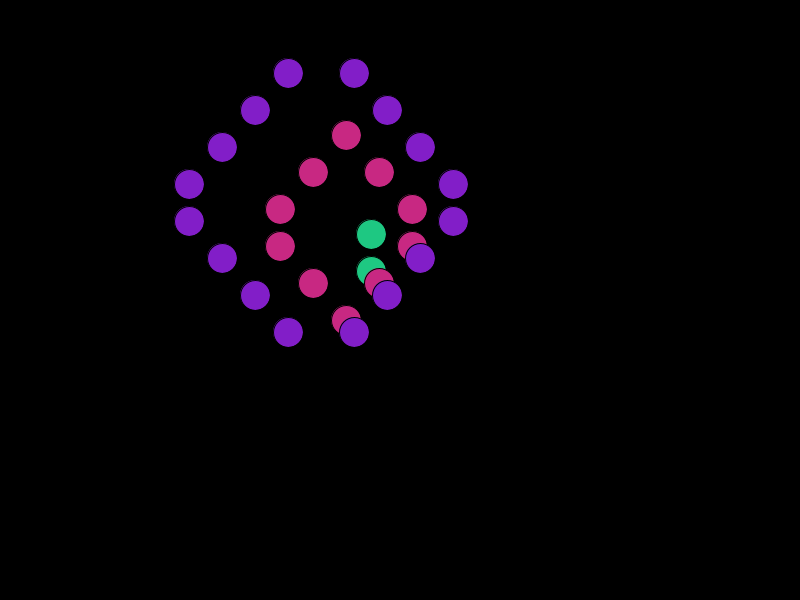
Frame 1 (no input)
Frame 60 (the mouse pressed at the canvas centre just before this capture): identical to frame 1, image omitted
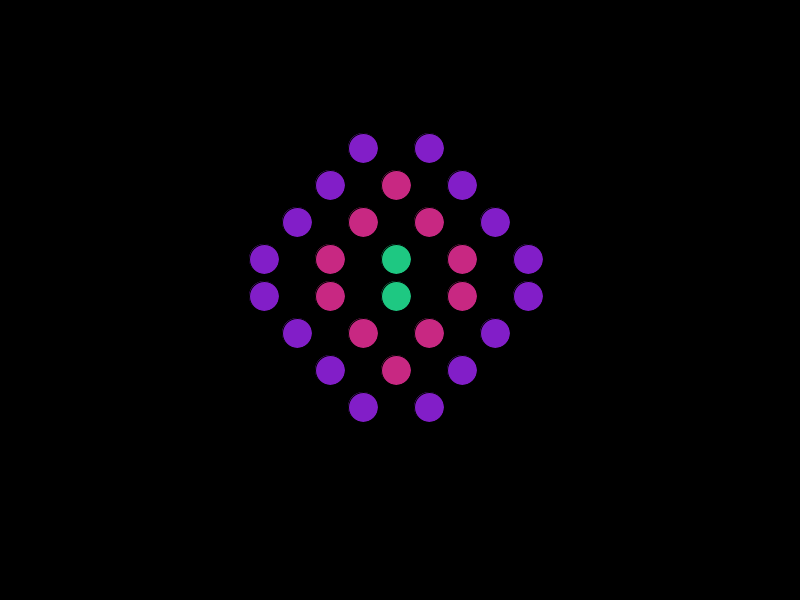
Frame 120 (the mouse held since frame 60 and released just before this capture)

The Processing sketch that drew these frames (run headless with seeded random() and noise(); from frame 60 on, the mouse is pressed at the canvas centre):

// Processing sketch: processing_99146
// ── processing_99146.pde

void setup() {
  size(800, 600);
  background(0); 
}

void draw() { 
  background(0); 
  ellipseMode(CENTER);
  
  float bx = map (mouseX, 0, width, -25, 25);
  float by = map (mouseY, 0, height, -25, 25);
  float cx = map (mouseX, 0, width, 0, 255);
  float cy = map (mouseY, 0, height, 0, 255);
   
   fill(130,30,200);
   ellipse(((width/12)*4)+bx*3,((height/16)*7)+by*3,30,30);
   fill(200,40,130);
   ellipse(((width/12)*5)+bx*2,((height/16)*7)+by*2,30,30);
   fill(30,200,130);
   ellipse(((width/12)*6)+bx,((height/16)*7)+by,30,30);
   fill(200,40,130);
   ellipse(((width/12)*7)+bx*2,((height/16)*7)+by*2,30,30);
   fill(130,30,200);
   ellipse(((width/12)*8)+bx*3,((height/16)*7)+by*3,30,30);
   fill(130,30,200);
   ellipse(((width/12)*4)+bx*3,((height/16)*8)+by*3,30,30);
   fill(200,40,130);
   ellipse(((width/12)*5)+bx*2,((height/16)*8)+by*2,30,30);
    fill(30,200,130);
   ellipse(((width/12)*6)+bx,((height/16)*8)+by,30,30);
   fill(200,40,130);
   ellipse(((width/12)*7)+bx*2,((height/16)*8)+by*2,30,30);
   fill(130,30,200);
   ellipse(((width/12)*8)+bx*3,((height/16)*8)+by*3,30,30);
  
    fill(130,30,200);
    ellipse(((width/12)*4.5)+bx*3,((height/16)*6)+by*3,30,30);
    fill(200,40,130);
    ellipse(((width/12)*5.5)+bx*2,((height/16)*6)+by*2,30,30);
    ellipse(((width/12)*6.5)+bx*2,((height/16)*6)+by*2,30,30);
    fill(130,30,200);
    ellipse(((width/12)*7.5)+bx*3,((height/16)*6)+by*3,30,30);
    
    fill(130,30,200);
    ellipse(((width/12)*4.5)+bx*3,((height/16)*9)+by*3,30,30);
    fill(200,40,130);
    ellipse(((width/12)*5.5)+bx*2,((height/16)*9)+by*2,30,30);
    ellipse(((width/12)*6.5)+bx*2,((height/16)*9)+by*2,30,30);
    fill(130,30,200);
    ellipse(((width/12)*7.5)+bx*3,((height/16)*9)+by*3,30,30);
    fill(130,30,200);
    ellipse(((width/12)*5)+bx*3,((height/16)*10)+by*3,30,30);
    fill(200,40,130);
    ellipse(((width/12)*6)+bx*2,((height/16)*10)+by*2,30,30);
    fill(130,30,200);
    ellipse(((width/12)*7)+bx*3,((height/16)*10)+by*3,30,30);
    fill(130,30,200);
    ellipse(((width/12)*5)+bx*3,((height/16)*5)+by*3,30,30);
    fill(200,40,130);
    ellipse(((width/12)*6)+bx*2,((height/16)*5)+by*2,30,30);
    fill(130,30,200);
    ellipse(((width/12)*7)+bx*3,((height/16)*5)+by*3,30,30);
fill(130,30,200);
    ellipse(((width/12)*5.5)+bx*3,((height/16)*4)+by*3,30,30);
    ellipse(((width/12)*6.5)+bx*3,((height/16)*4)+by*3,30,30);
    fill(130,30,200);
    ellipse(((width/12)*5.5)+bx*3,((height/16)*11)+by*3,30,30);
    ellipse(((width/12)*6.5)+bx*3,((height/16)*11)+by*3,30,30);

}
